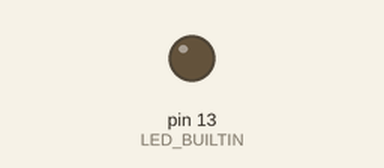
Simulated run of this sketch. Board: Arduino Uno, built with avr-gcc and run on an emulated ATmega328P. Shown: output pins drawn as LEDs (lit = HIGH).

Above: at 0.6 s.
At 2.3 s:
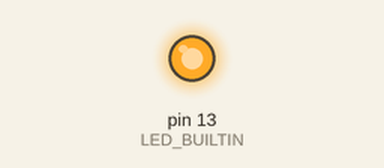
Timing chart, 0 to 3.0 s (numbered marks = the images above):
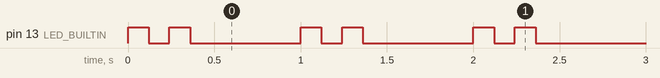

The sketch:

corazon.ino
```cpp
// Sesion 2 - Reto: haz latir un corazon
// El LED de la placa. Dos destellos cortos y una pausa larga: tum-tum... pausa.

void setup() {
  pinMode(LED_BUILTIN, OUTPUT);
}

void loop() {
  digitalWrite(LED_BUILTIN, HIGH);   // tum
  delay(120);
  digitalWrite(LED_BUILTIN, LOW);
  delay(120);
  digitalWrite(LED_BUILTIN, HIGH);   // tum
  delay(120);
  digitalWrite(LED_BUILTIN, LOW);
  delay(640);                        // ...pausa
}
```

Measured:
- by itself, pin 13 (LED_BUILTIN): repeats every 1.0 s: LOW 0.12 s, HIGH 0.12 s, LOW 0.64 s, HIGH 0.12 s
- by itself, everything shown: repeats every 1.0 s, in 4 steps
